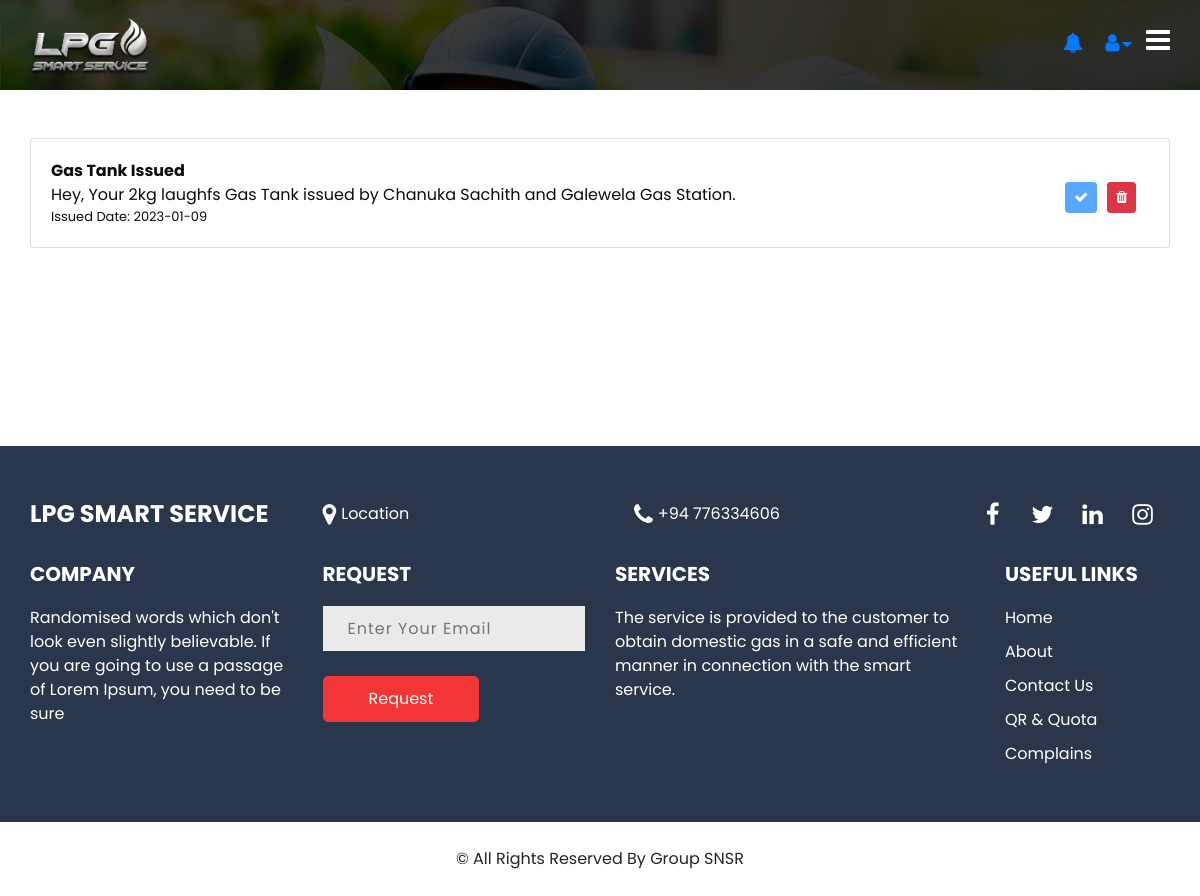
/pannels/customer/notifications.php (signed in), run on the app's committed database.
### tables this page shows
CREATE TABLE `gas_issue_history` (
  `id` int NOT NULL,
  `type` varchar(15) NOT NULL,
  `size` float NOT NULL,
  `toWhom` varchar(12) NOT NULL,
  `byWhom` varchar(12) NOT NULL,
  `date` date NOT NULL,
  `readFlag` int NOT NULL DEFAULT '0'
);

CREATE TABLE `user_details` (
  `nic` varchar(12) NOT NULL,
  `firstName` varchar(50) NOT NULL,
  `lastName` varchar(50) NOT NULL,
  `gmail` varchar(100) NOT NULL,
  `address` varchar(100) NOT NULL,
  `password` varchar(100) NOT NULL,
  `status` int NOT NULL DEFAULT '0',
  `registerd` timestamp NOT NULL DEFAULT CURRENT_TIMESTAMP,
  `roleId` int NOT NULL
);

### pannels/customer/notifications.php (the view, shortened to what this page needs)
<?php
    include_once "dbworks/connection.php";
    $nic = $_SESSION['user_id'];
?>
<!DOCTYPE html>
<html>
<head>
    <link rel="stylesheet" type="text/css" href="/styles/css/bootstrap.css" />
    <link rel="stylesheet" type="text/css" href="https://cdnjs.cloudflare.com/ajax/libs/OwlCarousel2/2.3.4/assets/owl.carousel.min.css" />
    <link rel="stylesheet" href="https://cdnjs.cloudflare.com/ajax/libs/jquery-nice-select/1.1.0/css/nice-select.min.css" />
    <link href="/styles/css/font-awesome.min.css" rel="stylesheet"/>
    <link href="/styles/css/style.css" rel="stylesheet" />
    <link rel="stylesheet" href="styles/styles.css">
    <link href="/styles/css/responsive.css" rel="stylesheet" />
</head>
<body class="sub_page">
    <div class="hero_area">
        <div class="hero_bg_box" style="height: 90px;">
            <img src="/src/images/bgimage.jpg" alt="">
        </div>
        <?php include_once "layouts/navbar.php"; ?>
    <section class="about_section layout_padding mt-5" id="allNotification" style= "margin-bottom: 100px;">
        <div class="container">
        <?php
            $query = mysqli_query($con,"SELECT * FROM gas_issue_history ,user_details WHERE user_details.nic = gas_issue_history.byWhom AND toWhom = '$nic' ORDER BY readFlag ASC, date DESC");
            if(mysqli_num_rows($query) > 0){
                while($row = mysqli_fetch_assoc($query)){
                    if($row['readFlag'] == 0){
                        echo '
                        <div class="card notific mb-2" style="position: relative; border: 2px solid #112A6D">
                            <div class="card-body">
                                <span class="d-block" style="font-weight: bold;">Gas Tank Issued</span>
                                <span class="d-block">Hey, Your '.$row['size'].'kg '.$row['type'].' Gas Tank issued by '.$row['firstName'].' '.$row['lastName'].' and '.$row['address'].' Gas Station.</span>
                                <span class="d-block" style="font-size: 13px;">Issued Date: '.$row['date'].'</span>
                            </div>
                            <div class="btns">
                                <button class="btn btn-primary btn-sm" title="mark as read" value="'.$row['id'].'" onclick="markAsReadFunc(this.value)"><i class="fa fa-check" aria-hidden="true"></i></button><button class="btn btn-danger btn-sm" title="delete" value="'.$row['id'].'" onclick="deleteNotific(this.value)"><i class="fa fa-trash" aria-hidden="true"></i></button>
                            </div>
                        </div>';
                    }
                    else{
                        echo '
                        <div class="card notific mb-2" style="position: relative;">
                            <div class="card-body">
                                <span class="d-block" style="font-weight: bold;">Gas Tank Issued</span>
                                <span class="d-block">Hey, Your '.$row['size'].'kg '.$row['type'].' Gas Tank issued by '.$row['firstName'].' '.$row['lastName'].' and '.$row['address'].' Gas Station.</span>
                                <span class="d-block" style="font-size: 13px;">Issued Date: '.$row['date'].'</span>
                            </div>
                            <div class="btns">
                                <button class="btn btn-primary btn-sm" disabled><i class="fa fa-check" aria-hidden="true"></i></button><button class="btn btn-danger btn-sm" title="delete" value="'.$row['id'].'" onclick="deleteNotific(this.value)"><i class="fa fa-trash" aria-hidden="true"></i></button>
                            </div>
                        </div>';
                    }
                }
            }
        ?>
        </div>
    </section>
</body>
</html>

### styles/css/style.css (style rules this page uses)
body { font-family: 'Poppins', sans-serif; color: #0c0c0c; background-color: #ffffff; overflow-x: hidden; }
input { letter-spacing: 1px; }
.layout_padding { padding: 90px 0; }
a, a:hover, a:focus { text-decoration: none; }
.btn, .btn:focus { outline: none !important; -webkit-box-shadow: none; box-shadow: none; }
.hero_area { position: relative; min-height: 68vh; display: -webkit-box; display: -ms-flexbox; display: flex; -webkit-box-orient: vertical; -webkit-box-direction: normal; -ms-flex-direction: column; flex-direction: column; }
.hero_area .hero_bg_box { position: absolute; top: 0; left: 0; width: 100%; height: 100%; overflow: hidden; z-index: -1; }
.hero_area .hero_bg_box img { width: auto; height: auto; min-width: 100%; min-height: 100%; }
.hero_area .hero_bg_box::before { content: ""; position: absolute; top: 0; left: 0; width: 100%; height: 100%; background: -webkit-gradient(linear, left top, left bottom, from(rgba(0, 0, 0, 0.9)), to(rgba(0, 0, 0, 0.4))); background: linear-gradient(to bottom, rgba(0, 0, 0, 0.4), rgba(0, 0, 0, 0.4)); }
.sub_page .hero_area { min-height: auto; }
.sub_page .hero_area .hero_bg_box::before { background: -webkit-gradient(linear, left top, right top, from(rgba(0, 0, 0, 0.3)), to(rgba(0, 0, 0, 0.5))); background: linear-gradient(to right, rgba(0, 0, 0, 0.3), rgba(0, 0, 0, 0.5)); }
.navbar-brand { color: #ffffff; font-weight: bold; font-size: 24px; text-transform: uppercase; }
.info_section { background-color: #2a364b; color: #ffffff; padding: 45px 0 10px 0; }
.info_section h5 { margin-bottom: 20px; text-transform: uppercase; font-weight: bold; }
.info_section .info_top { margin-bottom: 25px; }
.info_section .info_top .row { -webkit-box-align: center; -ms-flex-align: center; align-items: center; }
.info_section .info_contact { display: -webkit-box; display: -ms-flexbox; display: flex; -webkit-box-pack: justify; -ms-flex-pack: justify; justify-content: space-between; min-width: 245px; }
.info_section .info_contact a { display: -webkit-box; display: -ms-flexbox; display: flex; -webkit-box-align: center; -ms-flex-align: center; align-items: center; color: #ffffff; }
.info_section .info_contact a i { margin-right: 5px; font-size: 24px; }
.info_section .social_box { display: -webkit-box; display: -ms-flexbox; display: flex; -webkit-box-pack: end; -ms-flex-pack: end; justify-content: flex-end; }
.info_section .social_box a { display: -webkit-box; display: -ms-flexbox; display: flex; -webkit-box-pack: center; -ms-flex-pack: center; justify-content: center; -webkit-box-align: center; -ms-flex-align: center; align-items: center; width: 45px; height: 45px; border-radius: 5px; color: #ffffff; margin-right: 5px; font-size: 24px; }
.info_section .info_bottom .row>div { margin-bottom: 30px; }
.info_section .info_menu { display: -webkit-box; display: -ms-flexbox; display: flex; -webkit-box-orient: vertical; -webkit-box-direction: normal; -ms-flex-direction: column; flex-direction: column; padding-left: 0; }
.info_section .info_menu li { list-style-type: none; margin-bottom: 10px; }
.info_section .info_menu li a { color: #ffffff; }
.info_section .info_form input { width: 100%; border: none; height: 45px; margin-bottom: 25px; padding-left: 25px; background-color: #eaeaea; outline: none; color: #101010; }
.info_section .info_form button { display: inline-block; padding: 10px 45px; background-color: #f33535; color: #ffffff; border-radius: 5px; -webkit-transition: all .3s; transition: all .3s; border: 1px solid #f33535; }
.footer_section { position: relative; background-color: #ffffff; text-align: center; }
.footer_section p { color: #252525; padding: 25px 0; margin: 0; }
.footer_section p a { color: inherit; }

### pannels/customer/styles/styles.css (style rules this page uses)
section { scroll-margin-top: 70px; }

### styles/css/responsive.css (style rules this page uses)
@media (min-width: 1200px) { .container { max-width: 1170px; } }

### pannels/customer/notifications.php (style rules this page uses)
a { text-decoration: none; }
.btns { position: absolute; right: 2%; top: 40%; }
.btns button { margin-right: 10px; }

### data on the page
gas_issue_history: size "2", type "laughfs", byWhom.firstName "Chanuka", byWhom.lastName "Sachith", byWhom.address "Galewela", date "2023-01-09"
